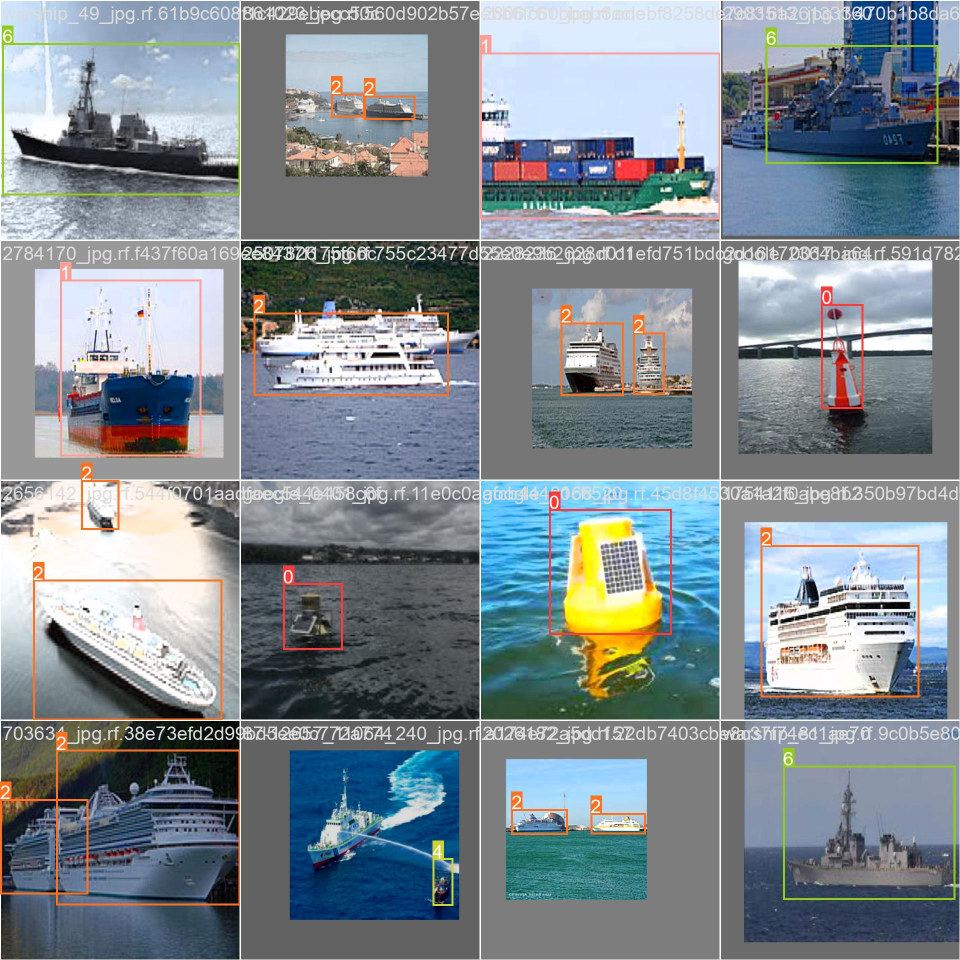
#> input picture sea-objects/train_batch1552.jpg, 1920 x 1920 px, given in place of final_demo.mp4, which was not available (shown at 1/2 size)
$ jupyter execute --allow-errors yolo_training_sea_objects_detection_and_distance_estimation.ipynb   (shell and % lines are left out)   (older library calls are emulated)   (text cells are left out)
#> lines starting #> are read from the running program, lines starting #| are printed output that depends on the picture; pictures that were not available may be replaced by others from this repository, and a replacement may not be noted
[cell 1]
import os
import cv2
from ultralytics import YOLO

# Load the default pretrained YOLOv8 model
#> (the rest of this cell did not finish here and is left out)

[cell 2]
from google.colab import drive
drive.mount('/content/drive')

[cell 3]
import os
import shutil
from sklearn.model_selection import train_test_split

# Define folder paths (Adjust these paths as needed)
base_folder = 'stator'
images_folder = os.path.join(base_folder, '/content/images')
labels_folder = os.path.join(base_folder, '/content/labels')

# Create directories for training and validation sets
val_images_folder = os.path.join(base_folder, 'val', 'images')
val_labels_folder = os.path.join(base_folder, 'val', 'labels')
train_images_folder = os.path.join(base_folder, 'train', 'images')
train_labels_folder = os.path.join(base_folder, 'train', 'labels')

os.makedirs(val_images_folder, exist_ok=True)
os.makedirs(val_labels_folder, exist_ok=True)
os.makedirs(train_images_folder, exist_ok=True)
os.makedirs(train_labels_folder, exist_ok=True)

# Get list of image files and ensure corresponding labels exist
#> (the rest of this cell did not finish here and is left out)

[cell 4]
from ultralytics import YOLO

# Load a model
#> (the rest of this cell did not finish here and is left out)

[cell 5]
# in directory conversion

import cv2
import numpy as np
import os
from google.colab.patches import cv2_imshow

# [32 lines left out: function simulate_detailed_infrared, not called in this run]

def process_directory(directory_path, output_directory):
    # Check and create output directory if it does not exist
#> in process_video, frame is the input picture: shape (1920, 1920, 3); mean B, G, R 144.9, 138.2, 128.4
    if not os.path.exists(output_directory):
        os.makedirs(output_directory)

    # Process each file in the directory
    for filename in os.listdir(directory_path):
        if filename.lower().endswith(('.png', '.jpg', '.jpeg')):  # check for image files
            file_path = os.path.join(directory_path, filename)
            output_path = os.path.join(output_directory, filename)
            simulate_detailed_infrared(file_path, output_path)

# Specify the directory containing the images and the directory to save processed images
directory_path = '/content/drive/MyDrive/nvyyolo/hyp'
output_directory = '/content/drive/MyDrive/nvyyolo/hyp/infrared'
#> (the rest of this cell did not finish here and is left out)

[cell 6]
import cv2
import numpy as np
import os

# [42 lines left out: function simulate_detailed_infrared, not called in this run]

def process_directory(directory_path):
    output_directory = os.path.join(directory_path, 'infrared')  # Create a subfolder for the outputs
    if not os.path.exists(output_directory):
        os.makedirs(output_directory)

    # Process each file in the directory
    for filename in os.listdir(directory_path):
        if filename.lower().endswith(('.png', '.jpg', '.jpeg')):  # check for image files
            file_path = os.path.join(directory_path, filename)
            output_path = os.path.join(output_directory, filename)
            simulate_detailed_infrared(file_path, output_path)

# Specify the directory containing the images
directory_path = '/content/drive/MyDrive/nvyyolo/data13/val/images'
#> (the rest of this cell did not finish here and is left out)

[cell 7]
import cv2
import numpy as np

def simulate_detailed_infrared(frame):
    # Assume frame is already in BGR format as it comes from a video
    gray = cv2.cvtColor(frame, cv2.COLOR_BGR2GRAY)
    blur = cv2.GaussianBlur(gray, (3,3), 0)
    laplacian = cv2.Laplacian(blur, cv2.CV_16S, ksize=3)
    laplacian = cv2.convertScaleAbs(laplacian)
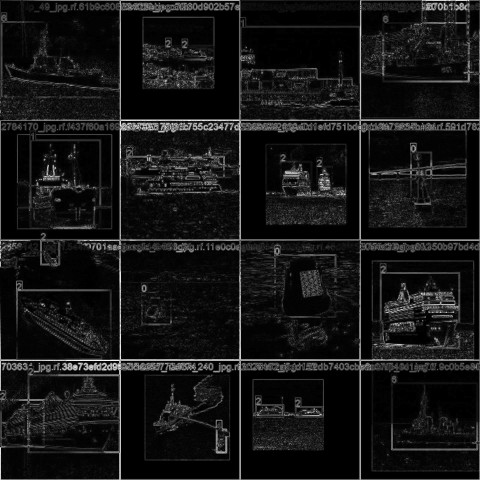
#> laplacian: shape (1920, 1920) (shown at 1/4 size); min 0, max 255, mean 21.1
    enhanced_img = cv2.addWeighted(gray, 1 - 0.3, laplacian, 0.3, 0)
    enhanced_img[enhanced_img < 50] = 50
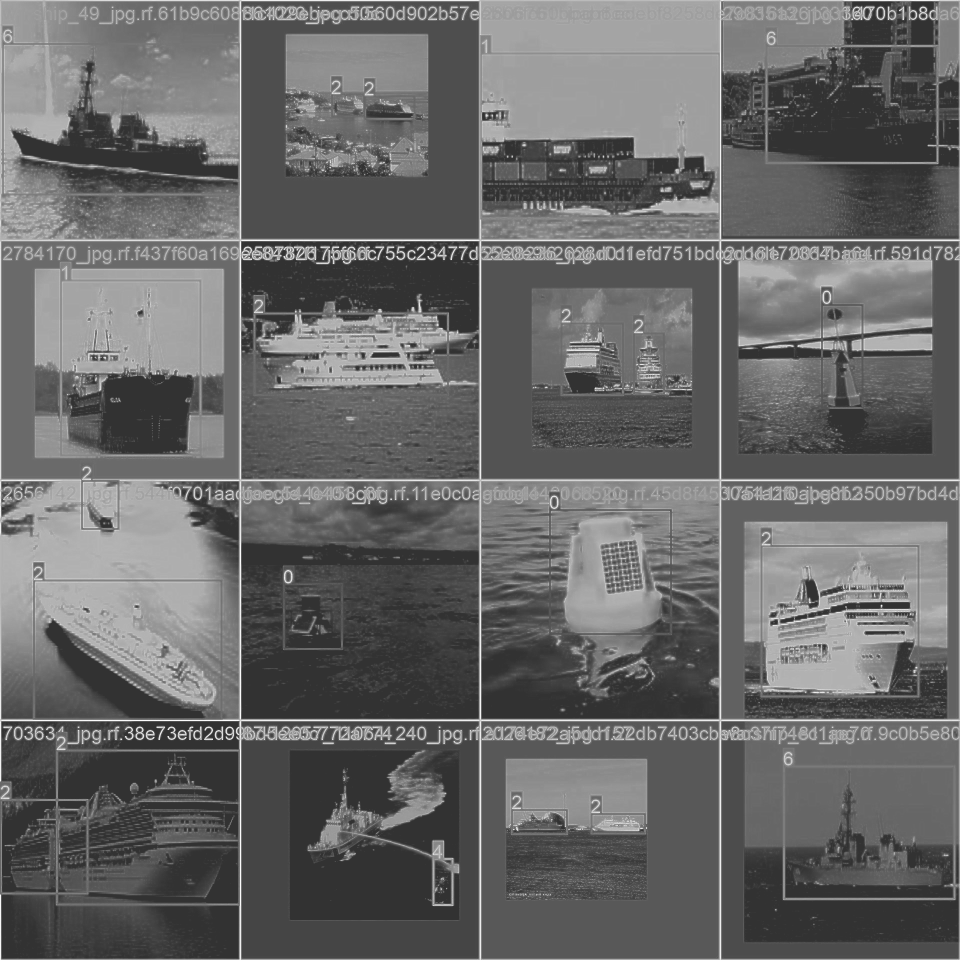
#> enhanced_img: shape (1920, 1920) (shown at 1/2 size); min 50, max 255, mean 103.6
    mask = np.zeros_like(enhanced_img, dtype='uint8')
    cv2.ellipse(mask, (mask.shape[1]//2, mask.shape[0]//2), (mask.shape[1]//2, mask.shape[0]//2), 0, 0, 360, 0, -1)
#> mask: shape (1920, 1920); every value is 0
    smoothed_corners = cv2.GaussianBlur(enhanced_img, (21, 21), 30)
    enhanced_img = np.where(mask, smoothed_corners, enhanced_img)
    contrast_enhanced_img = cv2.convertScaleAbs(enhanced_img, alpha=1.1, beta=20)
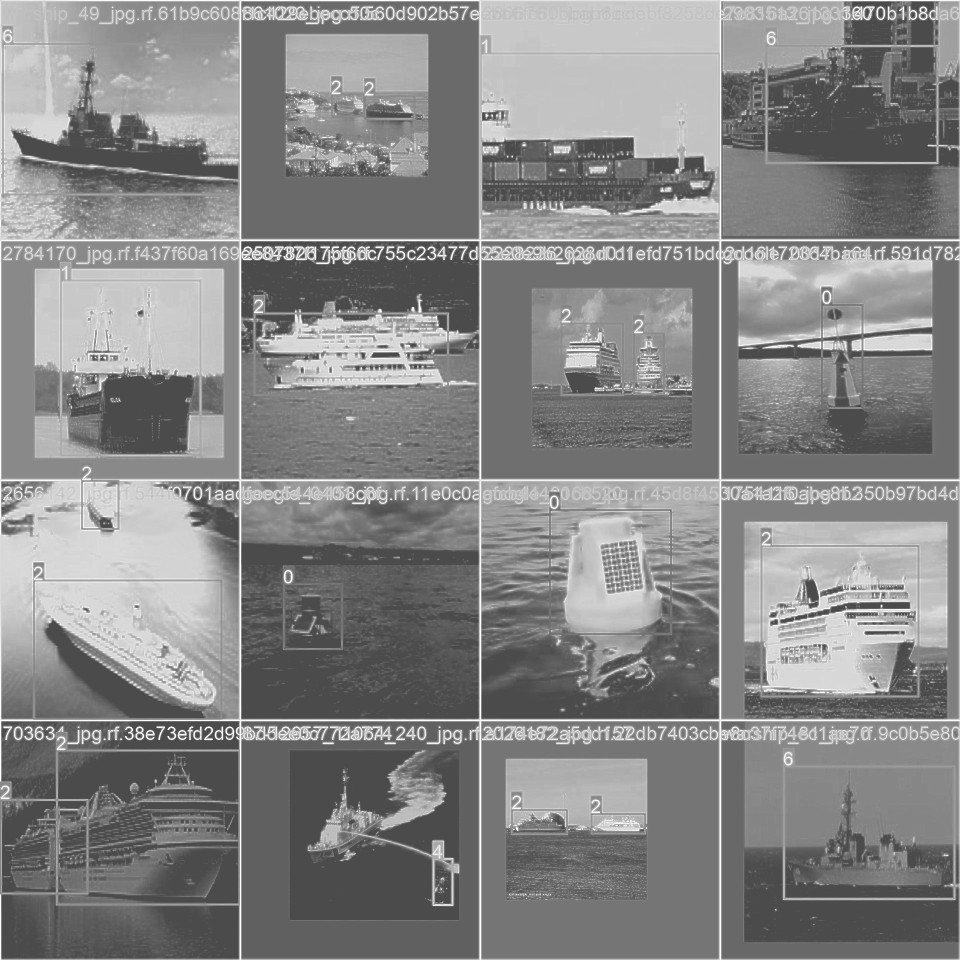
#> contrast_enhanced_img: shape (1920, 1920) (shown at 1/2 size); min 75, max 255, mean 133.7
    # Convert back to BGR for video writer compatibility
    final_img = cv2.cvtColor(contrast_enhanced_img, cv2.COLOR_GRAY2BGR)
    return final_img

def process_video(video_path, output_video_path):
    cap = cv2.VideoCapture(video_path)
    if not cap.isOpened():
        print("Error opening video stream or file")
        return

    fourcc = cv2.VideoWriter_fourcc(*'mp4v')
    fps = cap.get(cv2.CAP_PROP_FPS)
    width = int(cap.get(cv2.CAP_PROP_FRAME_WIDTH))
    height = int(cap.get(cv2.CAP_PROP_FRAME_HEIGHT))
    out = cv2.VideoWriter(output_video_path, fourcc, fps, (width, height))

    while cap.isOpened():
        ret, frame = cap.read()
        if not ret:
            break
        processed_frame = simulate_detailed_infrared(frame)
        out.write(processed_frame)

    # Properly close video files to make sure all frames are saved.
    cap.release()
    out.release()
    print("Video processing complete. Check the output directory for the modified video.")


# Example usage
video_path = '/content/drive/MyDrive/final_demo.mp4'
output_video_path = '/content/drive/MyDrive/final_demoIR.mp4'
process_video(video_path, output_video_path)

$ run again, on sea-objects/train_batch2.jpg
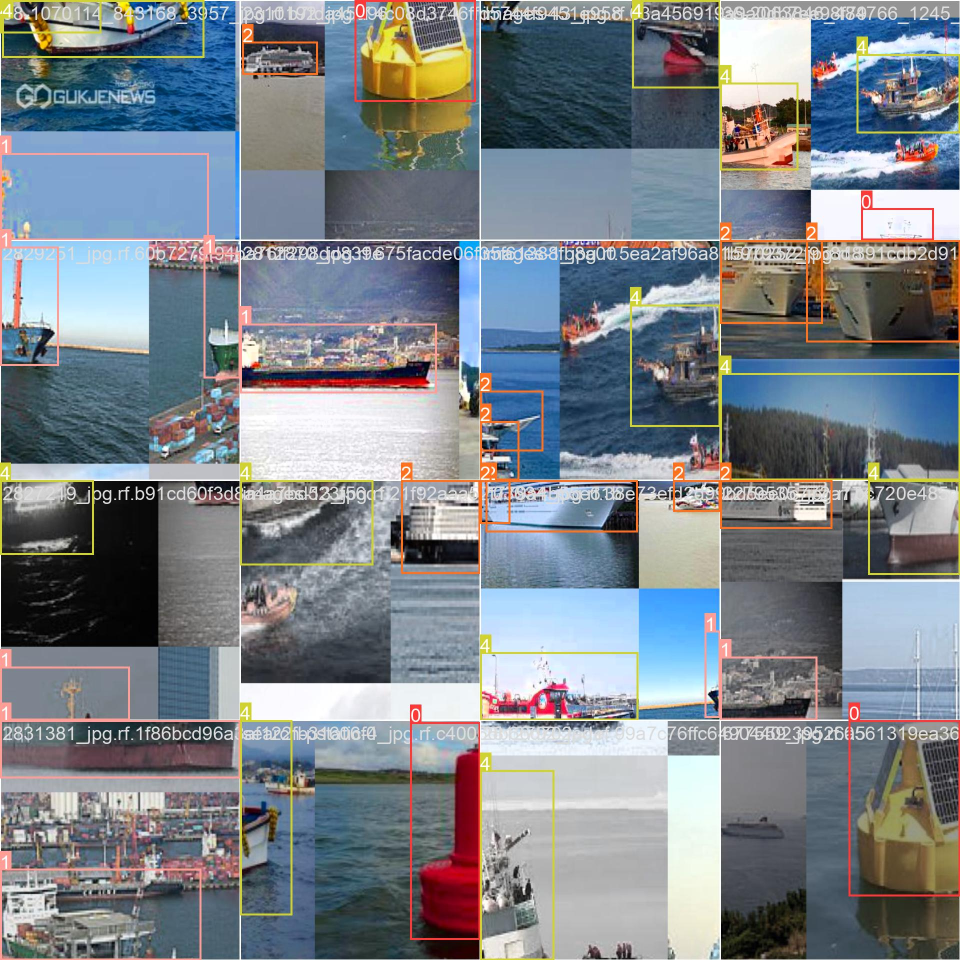
#> input picture sea-objects/train_batch2.jpg, 1920 x 1920 px, given in place of final_demo.mp4, which was not available (shown at 1/2 size)
#> in process_video, frame is the input picture: shape (1920, 1920, 3); mean B, G, R 137.3, 130.5, 123.7
#> in simulate_detailed_infrared, `enhanced_img[enhanced_img < 50] = 50`:
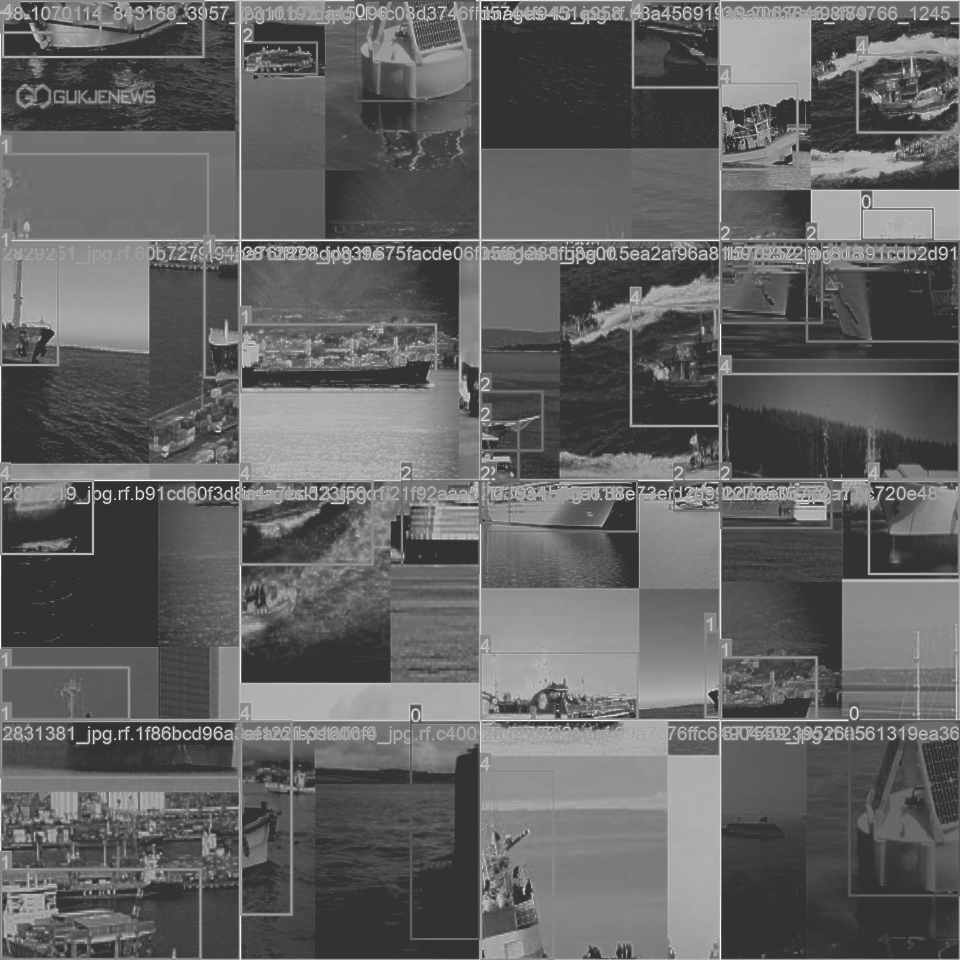
#> enhanced_img: shape (1920, 1920) (shown at 1/2 size); min 50, max 255, mean 99.2
#> mask: shape (1920, 1920); every value is 0
#> in simulate_detailed_infrared, `contrast_enhanced_img = cv2.convertScaleAbs(enhanced_img, alpha=1.1, b..`:
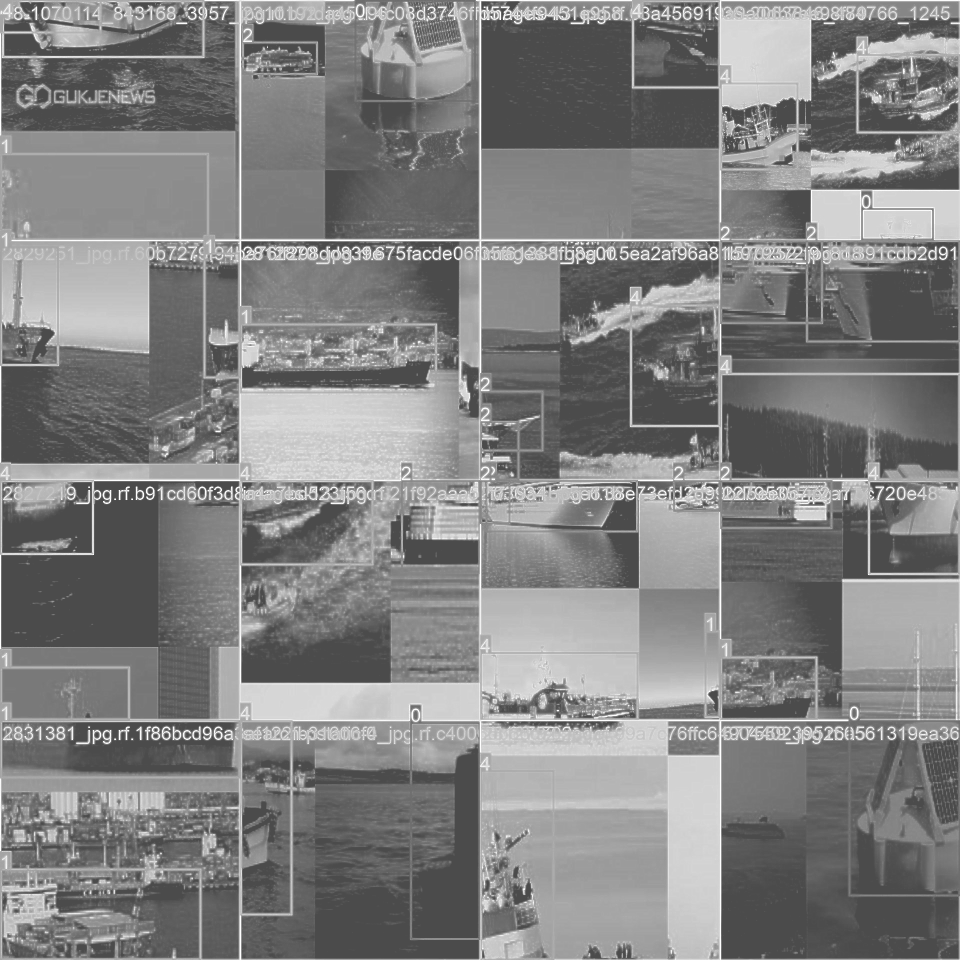
#> contrast_enhanced_img: shape (1920, 1920) (shown at 1/2 size); min 75, max 255, mean 128.9
